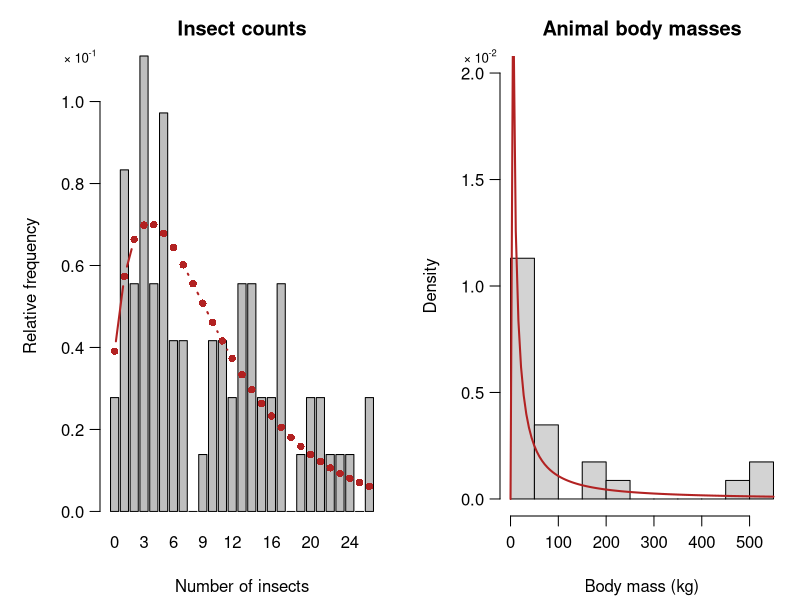

Source code (R):
## ---- chunk 1
#| echo: false
#| fig-cap: "Left: relative frequencies of tobacco hornworm counts (InsectSprays built-in dataset) with a fitted negative binomial distribution (red lined and points). Righ: the distribution of animal body masses (Animal dataset in lme4) with a fitted lognormal density (red line). The fitted curves describe the observed data as simplified probability models."
library(MASS)

# Load and fit the pooled insect-count data.
data(InsectSprays, package = "datasets")
insect_counts = InsectSprays$count

negative_binomial_fit = fitdistr(
  x = insect_counts,
  densfun = "Negative Binomial"
)

# Calculate relative frequencies for every observed insect count.
count_values = 0:max(insect_counts)
count_table = table(factor(insect_counts, levels = count_values))
relative_frequency = as.numeric(count_table) / length(insect_counts)

fitted_negative_binomial = dnbinom(
  x = count_values,
  size = negative_binomial_fit$estimate["size"],
  mu = negative_binomial_fit$estimate["mu"]
)

# Load body masses and remove very large species for a readable plot.
data(Animals, package = "MASS")
body_mass = Animals$body
body_mass = body_mass[body_mass <= 2000]

lognormal_fit = fitdistr(
  x = body_mass,
  densfun = "lognormal"
)

scientific_y_axis = function() {
  y_ticks = axTicks(side = 2)
  non_zero_ticks = y_ticks[y_ticks != 0]

  exponent = floor(log10(max(abs(non_zero_ticks))))
  multiplier = 10^exponent

  axis(
    side = 2,
    at = y_ticks,
    labels = formatC(y_ticks / multiplier, format = "f", digits = 1),
    las = 1
  )

  mtext(
    text = bquote("\u00D7" ~ 10^.(exponent)),
    side = 2,
    line = 1,
    at = par("usr")[4],
    adj = 0.5,
    las = 1,
    cex = 0.8
  )
}

# Save the current graphics settings and use a compact two-panel layout.
old_par = par(
  mfrow = c(1, 2),
  mar = c(4.2, 5.0, 2.8, 0.8),
  mgp = c(3, 0.8, 0),
  las = 1
)

# Plot relative frequencies and fitted negative binomial probabilities.
bar_centres = barplot(
  height = relative_frequency,
  names.arg = count_values,
  xlab = "Number of insects",
  ylab = "Relative frequency",
  main = "Insect counts",
  yaxt = "n"
)

scientific_y_axis()

points(
  x = bar_centres,
  y = fitted_negative_binomial,
  type = "b",
  pch = 16,
  col = "firebrick",
  lwd = 2
)

# Plot body-mass density and fitted lognormal density.
hist(
  body_mass,
  prob = TRUE,
  breaks = 15,
  ylim = c(0, 0.02),
  xlab = "Body mass (kg)",
  ylab = "Density",
  main = "Animal body masses",
  yaxt = "n"
)

scientific_y_axis()

curve(
  dlnorm(
    x,
    meanlog = lognormal_fit$estimate["meanlog"],
    sdlog = lognormal_fit$estimate["sdlog"]
  ),
  add = TRUE,
  col = "firebrick",
  lwd = 2
)

# Restore the previous graphics settings.
par(old_par)
